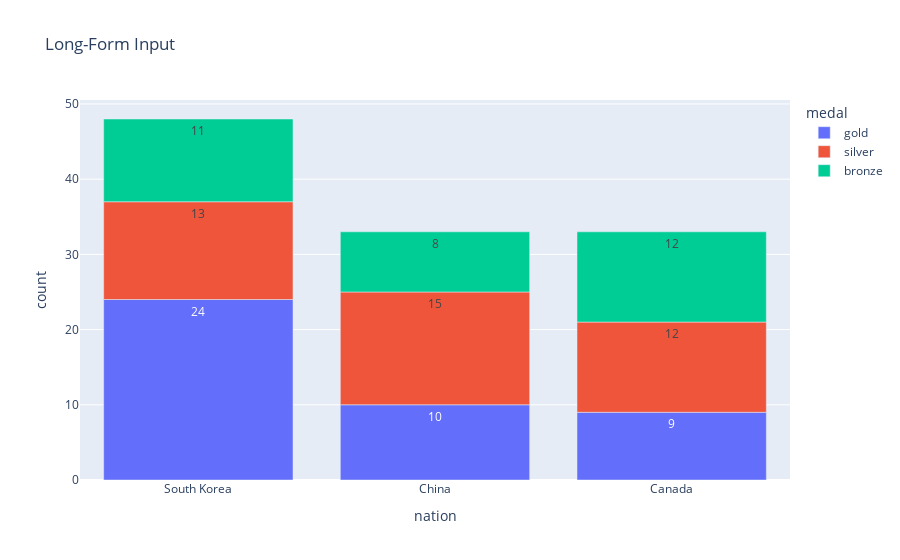

The cell this chart's notebook holds for it:
### Code cell
long_df = px.data.medals_long()

fig = px.bar(long_df, x="nation", y="count", text='count',color="medal", title="Long-Form Input")
fig.show()

### Figure 1 — Plotly figure (JSON) as saved in the notebook; plotly's stock layout.template omitted (floating-point values rounded to 4 significant figures)
{"data": [{"alignmentgroup": "True", "hovertemplate": "medal=gold<br>nation=%{x}<br>count=%{text}<extra></extra>", "legendgroup": "gold", "marker": {"color": "#636efa", "pattern": {"shape": ""}}, "name": "gold", "offsetgroup": "gold", "orientation": "v", "showlegend": true, "text": [24, 10, 9], "textposition": "auto", "type": "bar", "x": ["South Korea", "China", "Canada"], "xaxis": "x", "y": [24, 10, 9], "yaxis": "y"}, {"alignmentgroup": "True", "hovertemplate": "medal=silver<br>nation=%{x}<br>count=%{text}<extra></extra>", "legendgroup": "silver", "marker": {"color": "#EF553B", "pattern": {"shape": ""}}, "name": "silver", "offsetgroup": "silver", "orientation": "v", "showlegend": true, "text": [13, 15, 12], "textposition": "auto", "type": "bar", "x": ["South Korea", "China", "Canada"], "xaxis": "x", "y": [13, 15, 12], "yaxis": "y"}, {"alignmentgroup": "True", "hovertemplate": "medal=bronze<br>nation=%{x}<br>count=%{text}<extra></extra>", "legendgroup": "bronze", "marker": {"color": "#00cc96", "pattern": {"shape": ""}}, "name": "bronze", "offsetgroup": "bronze", "orientation": "v", "showlegend": true, "text": [11, 8, 12], "textposition": "auto", "type": "bar", "x": ["South Korea", "China", "Canada"], "xaxis": "x", "y": [11, 8, 12], "yaxis": "y"}], "layout": {"barmode": "relative", "legend": {"title": {"text": "medal"}, "tracegroupgap": 0}, "title": {"text": "Long-Form Input"}, "xaxis": {"anchor": "y", "domain": [0, 1], "title": {"text": "nation"}}, "yaxis": {"anchor": "x", "domain": [0, 1], "title": {"text": "count"}}}}
